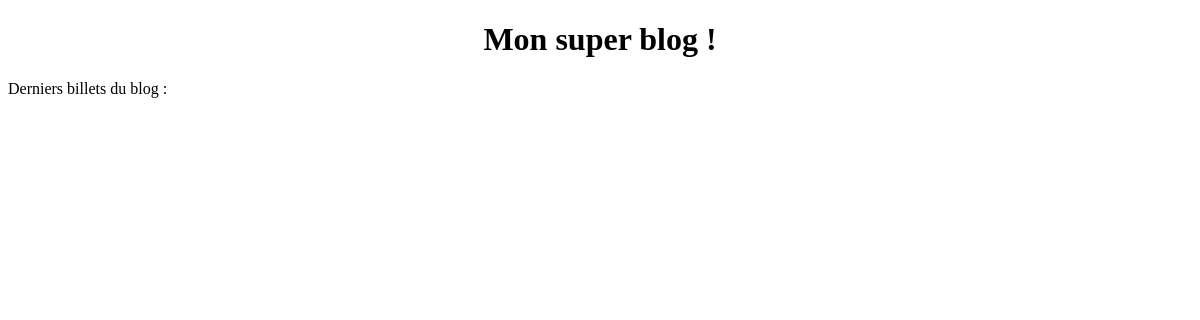
The app's page /, older data.
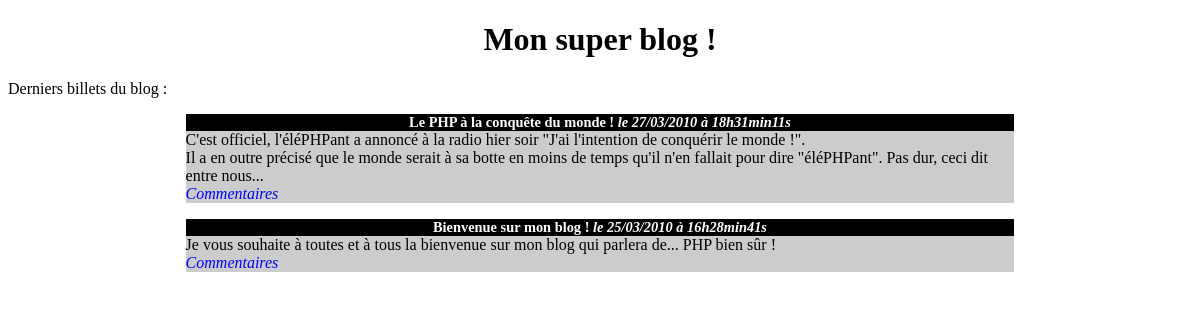
The same page, newer data.
### tables this page shows
CREATE TABLE IF NOT EXISTS `posts` (
  `id` int(11) NOT NULL AUTO_INCREMENT,
  `title` varchar(255) NOT NULL,
  `content` text NOT NULL,
  `creation_date` datetime NOT NULL,
  PRIMARY KEY (`id`)
);

### index.php (called while the page is built)
<?php
require('model.php');
$posts = getPosts();
require('indexView.php');

### model.php (called while the page is built, shortened)
<?php
function dbConnect()
{
	try
	{
		$db = new PDO('mysql:host=localhost;dbname=blog;charset=utf8', 'root', 'root');
		return $db;
	}
	catch(Exception $e)
	{
		die('Erreur : '.$e->getMessage());
	}
}
function getPosts()
{
	$db = dbConnect();
	$req = $db->query('SELECT id, title, content, DATE_FORMAT(creation_date, \'%d/%m/%Y à %Hh%imin%ss\') AS creation_date_fr FROM posts ORDER BY creation_date DESC LIMIT 0, 5');
	return $req;
}

### indexView.php (the view, shortened to what this page needs)
<!DOCTYPE html>
<html>
  <head>
    <link href="./css/style.css" rel="stylesheet" />
  </head>
  <body>
    <h1>Mon super blog !</h1>
    <p>Derniers billets du blog :</p>
    <?php
    while ($data = $posts->fetch())
    {
    ?>
      <div class="news">
        <h3>
          <?php echo htmlspecialchars($data['title']) ?>
          <em>le <?php echo $data['creation_date_fr']; ?></em>
        </h3>
        <p>
          <?php echo nl2br(htmlspecialchars($data['content'])) ?>
          <br/>
          <em><a href="post.php?id=<?php echo $data['id']; ?>">Commentaires</a></em>
        </p>
      </div>
    <?php
    }
    ?>
  </body>
</html>

Row changes from the older to the newer data that the page shows:
added posts: title "Le PHP à la conquête du monde !", creation_date_fr "27/03/2010 à 18h31min11s", content "C'est officiel, l'éléPHPant a annoncé à la radio hier soir \"J'ai l'intention de conquérir le monde !\". Il a en outre précisé que le monde serait à sa botte en moins de temps qu'il n'en fallait pour dire \"éléPHPant\". Pas dur, ceci dit entre nous..."
added posts: title "Bienvenue sur mon blog !", creation_date_fr "25/03/2010 à 16h28min41s", content "Je vous souhaite à toutes et à tous la bienvenue sur mon blog qui parlera de... PHP bien sûr !"
